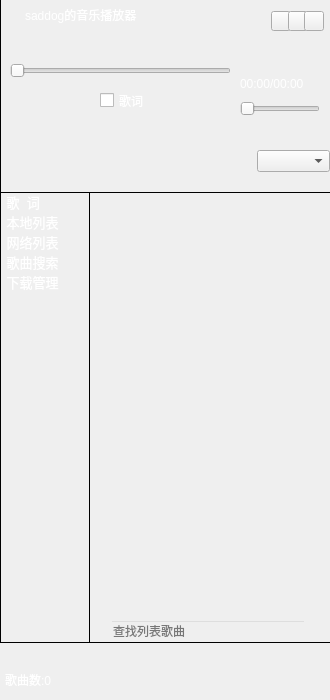
<?xml version="1.0" encoding="UTF-8"?>
<ui version="4.0">
 <class>MainWindow</class>
 <widget class="QMainWindow" name="MainWindow">
  <property name="geometry">
   <rect>
    <x>0</x>
    <y>0</y>
    <width>330</width>
    <height>700</height>
   </rect>
  </property>
  <property name="sizePolicy">
   <sizepolicy hsizetype="Preferred" vsizetype="Preferred">
    <horstretch>0</horstretch>
    <verstretch>0</verstretch>
   </sizepolicy>
  </property>
  <property name="windowTitle">
   <string>MainWindow</string>
  </property>
  <property name="toolTipDuration">
   <number>-1</number>
  </property>
  <property name="styleSheet">
   <string notr="true"/>
  </property>
  <widget class="QWidget" name="centralWidget">
   <widget class="QWidget" name="layoutWidget">
    <property name="geometry">
     <rect>
      <x>260</x>
      <y>0</y>
      <width>71</width>
      <height>31</height>
     </rect>
    </property>
    <layout class="QHBoxLayout" name="left_up_layout" stretch="1,1,1">
     <property name="spacing">
      <number>0</number>
     </property>
     <item>
      <widget class="QToolButton" name="back_btn">
       <property name="minimumSize">
        <size>
         <width>20</width>
         <height>20</height>
        </size>
       </property>
       <property name="maximumSize">
        <size>
         <width>20</width>
         <height>20</height>
        </size>
       </property>
       <property name="styleSheet">
        <string notr="true">border-image: url(:/images/image/skinbox.png);</string>
       </property>
       <property name="text">
        <string/>
       </property>
      </widget>
     </item>
     <item>
      <widget class="QToolButton" name="min_btn">
       <property name="minimumSize">
        <size>
         <width>20</width>
         <height>20</height>
        </size>
       </property>
       <property name="maximumSize">
        <size>
         <width>20</width>
         <height>20</height>
        </size>
       </property>
       <property name="styleSheet">
        <string notr="true">border-image: url(:/images/image/minimize.png);</string>
       </property>
       <property name="text">
        <string/>
       </property>
      </widget>
     </item>
     <item>
      <widget class="QToolButton" name="close_btn">
       <property name="minimumSize">
        <size>
         <width>20</width>
         <height>20</height>
        </size>
       </property>
       <property name="maximumSize">
        <size>
         <width>20</width>
         <height>20</height>
        </size>
       </property>
       <property name="styleSheet">
        <string notr="true">border-image: url(:/images/image/close24.png);</string>
       </property>
       <property name="text">
        <string/>
       </property>
      </widget>
     </item>
    </layout>
   </widget>
   <widget class="QLabel" name="label">
    <property name="geometry">
     <rect>
      <x>1</x>
      <y>5</y>
      <width>20</width>
      <height>20</height>
     </rect>
    </property>
    <property name="styleSheet">
     <string notr="true">border-image: url(:/images/image/music.png);</string>
    </property>
    <property name="text">
     <string/>
    </property>
   </widget>
   <widget class="QLabel" name="label_2">
    <property name="geometry">
     <rect>
      <x>25</x>
      <y>5</y>
      <width>160</width>
      <height>20</height>
     </rect>
    </property>
    <property name="styleSheet">
     <string notr="true">color: rgb(255, 255, 255);
font: 10pt &quot;Arial&quot;;</string>
    </property>
    <property name="text">
     <string>saddog的音乐播放器</string>
    </property>
   </widget>
   <widget class="QSlider" name="play_progress_bar">
    <property name="geometry">
     <rect>
      <x>10</x>
      <y>60</y>
      <width>221</width>
      <height>22</height>
     </rect>
    </property>
    <property name="orientation">
     <enum>Qt::Horizontal</enum>
    </property>
   </widget>
   <widget class="QLabel" name="time_show">
    <property name="geometry">
     <rect>
      <x>240</x>
      <y>75</y>
      <width>85</width>
      <height>18</height>
     </rect>
    </property>
    <property name="styleSheet">
     <string notr="true">font: 8pt &quot;微软雅黑&quot;;
color: rgb(255, 255, 255);
background:transparent;</string>
    </property>
    <property name="text">
     <string>00:00/00:00</string>
    </property>
   </widget>
   <widget class="QLabel" name="label_3">
    <property name="geometry">
     <rect>
      <x>10</x>
      <y>85</y>
      <width>80</width>
      <height>80</height>
     </rect>
    </property>
    <property name="styleSheet">
     <string notr="true">border-image: url(:/images/image/musichead.ico);</string>
    </property>
    <property name="text">
     <string/>
    </property>
   </widget>
   <widget class="QCheckBox" name="lyrics_check">
    <property name="geometry">
     <rect>
      <x>100</x>
      <y>90</y>
      <width>71</width>
      <height>21</height>
     </rect>
    </property>
    <property name="styleSheet">
     <string notr="true">color: rgb(255, 255, 255);
font: 10pt &quot;微软雅黑&quot;;</string>
    </property>
    <property name="text">
     <string>歌词</string>
    </property>
   </widget>
   <widget class="QSlider" name="volume_progress_bar">
    <property name="geometry">
     <rect>
      <x>240</x>
      <y>99</y>
      <width>80</width>
      <height>20</height>
     </rect>
    </property>
    <property name="orientation">
     <enum>Qt::Horizontal</enum>
    </property>
   </widget>
   <widget class="QLabel" name="label_4">
    <property name="geometry">
     <rect>
      <x>5</x>
      <y>670</y>
      <width>80</width>
      <height>20</height>
     </rect>
    </property>
    <property name="styleSheet">
     <string notr="true">color: rgb(255, 255, 255);
font: 9pt &quot;微软雅黑&quot;;</string>
    </property>
    <property name="text">
     <string>歌曲数:0</string>
    </property>
   </widget>
   <widget class="Line" name="line">
    <property name="geometry">
     <rect>
      <x>0</x>
      <y>191</y>
      <width>330</width>
      <height>2</height>
     </rect>
    </property>
    <property name="styleSheet">
     <string notr="true">color: rgb(0, 0, 0);
background:transparent;</string>
    </property>
    <property name="frameShadow">
     <enum>QFrame::Plain</enum>
    </property>
    <property name="orientation">
     <enum>Qt::Horizontal</enum>
    </property>
   </widget>
   <widget class="QListWidget" name="listWidget">
    <property name="geometry">
     <rect>
      <x>0</x>
      <y>192</y>
      <width>90</width>
      <height>451</height>
     </rect>
    </property>
    <property name="focusPolicy">
     <enum>Qt::NoFocus</enum>
    </property>
    <property name="styleSheet">
     <string notr="true">background-color:transparent;
color: rgb(255, 255, 255);</string>
    </property>
    <property name="frameShape">
     <enum>QFrame::NoFrame</enum>
    </property>
    <property name="frameShadow">
     <enum>QFrame::Plain</enum>
    </property>
    <property name="verticalScrollBarPolicy">
     <enum>Qt::ScrollBarAlwaysOff</enum>
    </property>
    <property name="horizontalScrollBarPolicy">
     <enum>Qt::ScrollBarAlwaysOff</enum>
    </property>
    <property name="selectionMode">
     <enum>QAbstractItemView::NoSelection</enum>
    </property>
    <property name="selectionBehavior">
     <enum>QAbstractItemView::SelectRows</enum>
    </property>
    <item>
     <property name="text">
      <string> 歌  词</string>
     </property>
     <property name="font">
      <font>
       <pointsize>10</pointsize>
      </font>
     </property>
     <property name="icon">
      <iconset resource="song_image.qrc">
       <normaloff>:/images/image/lyric.png</normaloff>:/images/image/lyric.png</iconset>
     </property>
    </item>
    <item>
     <property name="text">
      <string> 本地列表</string>
     </property>
     <property name="font">
      <font>
       <pointsize>10</pointsize>
      </font>
     </property>
    </item>
    <item>
     <property name="text">
      <string> 网络列表</string>
     </property>
     <property name="font">
      <font>
       <pointsize>10</pointsize>
      </font>
     </property>
    </item>
    <item>
     <property name="text">
      <string> 歌曲搜索</string>
     </property>
     <property name="font">
      <font>
       <pointsize>10</pointsize>
      </font>
     </property>
    </item>
    <item>
     <property name="text">
      <string> 下载管理</string>
     </property>
     <property name="font">
      <font>
       <pointsize>10</pointsize>
      </font>
     </property>
    </item>
   </widget>
   <widget class="Line" name="line_5">
    <property name="geometry">
     <rect>
      <x>329</x>
      <y>191</y>
      <width>2</width>
      <height>451</height>
     </rect>
    </property>
    <property name="sizePolicy">
     <sizepolicy hsizetype="Fixed" vsizetype="Minimum">
      <horstretch>0</horstretch>
      <verstretch>0</verstretch>
     </sizepolicy>
    </property>
    <property name="frameShadow">
     <enum>QFrame::Plain</enum>
    </property>
    <property name="orientation">
     <enum>Qt::Vertical</enum>
    </property>
   </widget>
   <widget class="Line" name="line_6">
    <property name="geometry">
     <rect>
      <x>0</x>
      <y>641</y>
      <width>330</width>
      <height>2</height>
     </rect>
    </property>
    <property name="sizePolicy">
     <sizepolicy hsizetype="Minimum" vsizetype="Minimum">
      <horstretch>0</horstretch>
      <verstretch>0</verstretch>
     </sizepolicy>
    </property>
    <property name="frameShadow">
     <enum>QFrame::Plain</enum>
    </property>
    <property name="orientation">
     <enum>Qt::Horizontal</enum>
    </property>
   </widget>
   <widget class="Line" name="line_7">
    <property name="geometry">
     <rect>
      <x>88</x>
      <y>192</y>
      <width>2</width>
      <height>451</height>
     </rect>
    </property>
    <property name="sizePolicy">
     <sizepolicy hsizetype="Fixed" vsizetype="Minimum">
      <horstretch>0</horstretch>
      <verstretch>0</verstretch>
     </sizepolicy>
    </property>
    <property name="frameShadow">
     <enum>QFrame::Plain</enum>
    </property>
    <property name="orientation">
     <enum>Qt::Vertical</enum>
    </property>
   </widget>
   <widget class="Line" name="line_2">
    <property name="geometry">
     <rect>
      <x>0</x>
      <y>0</y>
      <width>1</width>
      <height>642</height>
     </rect>
    </property>
    <property name="frameShadow">
     <enum>QFrame::Plain</enum>
    </property>
    <property name="orientation">
     <enum>Qt::Vertical</enum>
    </property>
   </widget>
   <widget class="QToolButton" name="play_or_suspend">
    <property name="geometry">
     <rect>
      <x>150</x>
      <y>130</y>
      <width>50</width>
      <height>50</height>
     </rect>
    </property>
    <property name="text">
     <string/>
    </property>
    <property name="autoRaise">
     <bool>true</bool>
    </property>
   </widget>
   <widget class="QToolButton" name="last_song">
    <property name="geometry">
     <rect>
      <x>95</x>
      <y>135</y>
      <width>40</width>
      <height>40</height>
     </rect>
    </property>
    <property name="toolTip">
     <string>上一曲</string>
    </property>
    <property name="styleSheet">
     <string notr="true"/>
    </property>
    <property name="text">
     <string/>
    </property>
    <property name="autoRaise">
     <bool>true</bool>
    </property>
   </widget>
   <widget class="QToolButton" name="next_song">
    <property name="geometry">
     <rect>
      <x>215</x>
      <y>135</y>
      <width>40</width>
      <height>40</height>
     </rect>
    </property>
    <property name="toolTip">
     <string>下一曲</string>
    </property>
    <property name="styleSheet">
     <string notr="true"/>
    </property>
    <property name="text">
     <string/>
    </property>
    <property name="checkable">
     <bool>false</bool>
    </property>
    <property name="autoRaise">
     <bool>true</bool>
    </property>
   </widget>
   <widget class="QToolButton" name="add_btn">
    <property name="geometry">
     <rect>
      <x>90</x>
      <y>650</y>
      <width>40</width>
      <height>40</height>
     </rect>
    </property>
    <property name="styleSheet">
     <string notr="true">border-image: url(:/images/image/add_hover.png);
</string>
    </property>
    <property name="text">
     <string/>
    </property>
    <property name="autoRaise">
     <bool>true</bool>
    </property>
   </widget>
   <widget class="QToolButton" name="search_btn">
    <property name="geometry">
     <rect>
      <x>150</x>
      <y>650</y>
      <width>40</width>
      <height>40</height>
     </rect>
    </property>
    <property name="styleSheet">
     <string notr="true">border-image: url(:/images/image/search_hover.png);</string>
    </property>
    <property name="text">
     <string/>
    </property>
    <property name="autoRaise">
     <bool>true</bool>
    </property>
   </widget>
   <widget class="QToolButton" name="local_btn">
    <property name="geometry">
     <rect>
      <x>210</x>
      <y>650</y>
      <width>40</width>
      <height>40</height>
     </rect>
    </property>
    <property name="styleSheet">
     <string notr="true">border-image: url(:/images/image/location_hover.png);</string>
    </property>
    <property name="text">
     <string/>
    </property>
    <property name="autoRaise">
     <bool>true</bool>
    </property>
   </widget>
   <widget class="QToolButton" name="playmode_btn">
    <property name="geometry">
     <rect>
      <x>270</x>
      <y>650</y>
      <width>40</width>
      <height>40</height>
     </rect>
    </property>
    <property name="styleSheet">
     <string notr="true">border-image: url(:/images/image/playmode_hover.png);</string>
    </property>
    <property name="text">
     <string/>
    </property>
    <property name="autoRaise">
     <bool>true</bool>
    </property>
   </widget>
   <widget class="QComboBox" name="play_model">
    <property name="geometry">
     <rect>
      <x>257</x>
      <y>150</y>
      <width>73</width>
      <height>22</height>
     </rect>
    </property>
    <property name="font">
     <font>
      <family>Arial</family>
      <pointsize>7</pointsize>
      <weight>50</weight>
      <italic>false</italic>
      <bold>false</bold>
     </font>
    </property>
    <property name="styleSheet">
     <string notr="true">background-color: rgba(255, 255, 255, 0);
border-color: rgba(255, 255, 255, 0);
selection-background-color: rgba(255, 255, 255, 0);
QToolTip{background-color:white;color:black;};
</string>
    </property>
    <property name="iconSize">
     <size>
      <width>10</width>
      <height>20</height>
     </size>
    </property>
   </widget>
   <widget class="QLabel" name="song_show">
    <property name="geometry">
     <rect>
      <x>0</x>
      <y>35</y>
      <width>330</width>
      <height>20</height>
     </rect>
    </property>
    <property name="styleSheet">
     <string notr="true">background-color: rgba(255, 255, 255, 0);
font:10pt &quot;微软雅黑&quot;;
color: rgb(255, 255, 255);</string>
    </property>
    <property name="text">
     <string/>
    </property>
   </widget>
   <widget class="QWidget" name="widget_search" native="true">
    <property name="geometry">
     <rect>
      <x>90</x>
      <y>620</y>
      <width>240</width>
      <height>23</height>
     </rect>
    </property>
    <layout class="QHBoxLayout" name="horizontalLayout" stretch="1,10,1">
     <property name="spacing">
      <number>0</number>
     </property>
     <property name="leftMargin">
      <number>0</number>
     </property>
     <property name="topMargin">
      <number>0</number>
     </property>
     <property name="rightMargin">
      <number>0</number>
     </property>
     <property name="bottomMargin">
      <number>0</number>
     </property>
     <item>
      <widget class="QLabel" name="label_5">
       <property name="styleSheet">
        <string notr="true">border-image: url(:/images/image/search_16.ico);</string>
       </property>
       <property name="text">
        <string/>
       </property>
      </widget>
     </item>
     <item>
      <widget class="QLineEdit" name="search_lineEdit">
       <property name="styleSheet">
        <string notr="true">background-color:transparent;</string>
       </property>
       <property name="placeholderText">
        <string>查找列表歌曲</string>
       </property>
      </widget>
     </item>
     <item>
      <widget class="QToolButton" name="search_close">
       <property name="styleSheet">
        <string notr="true">border-image: url(:/images/image/searchclose.ico);
background-color:transparent;</string>
       </property>
       <property name="text">
        <string/>
       </property>
       <property name="autoRaise">
        <bool>true</bool>
       </property>
      </widget>
     </item>
    </layout>
   </widget>
   <widget class="QToolButton" name="volume_label">
    <property name="geometry">
     <rect>
      <x>217</x>
      <y>99</y>
      <width>20</width>
      <height>20</height>
     </rect>
    </property>
    <property name="styleSheet">
     <string notr="true">border-image: url(:/images/image/volume_step.png);
border-image: url(:/images/image/volume.png);
border-image: url(:/images/image/volume_shut.png);</string>
    </property>
    <property name="text">
     <string/>
    </property>
    <property name="autoRaise">
     <bool>true</bool>
    </property>
   </widget>
   <zorder>widget_search</zorder>
   <zorder>listWidget</zorder>
   <zorder>layoutWidget</zorder>
   <zorder>label</zorder>
   <zorder>label_2</zorder>
   <zorder>play_progress_bar</zorder>
   <zorder>time_show</zorder>
   <zorder>label_3</zorder>
   <zorder>lyrics_check</zorder>
   <zorder>volume_progress_bar</zorder>
   <zorder>label_4</zorder>
   <zorder>line</zorder>
   <zorder>line_5</zorder>
   <zorder>line_6</zorder>
   <zorder>line_7</zorder>
   <zorder>line_2</zorder>
   <zorder>play_or_suspend</zorder>
   <zorder>last_song</zorder>
   <zorder>next_song</zorder>
   <zorder>add_btn</zorder>
   <zorder>search_btn</zorder>
   <zorder>local_btn</zorder>
   <zorder>playmode_btn</zorder>
   <zorder>play_model</zorder>
   <zorder>song_show</zorder>
   <zorder>volume_label</zorder>
  </widget>
 </widget>
 <layoutdefault spacing="6" margin="11"/>
 <resources>
  <include location="song_image.qrc"/>
 </resources>
 <connections/>
</ui>
